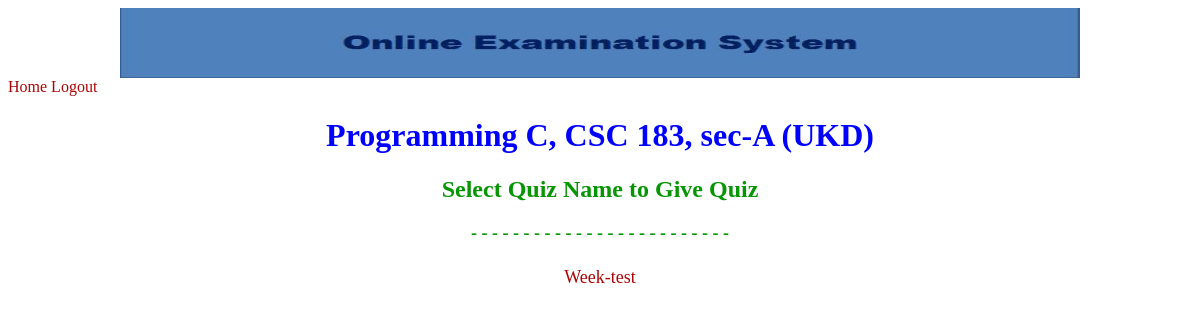
The app's page /user/showtest.php?subid=4 (signed in) with its own data.
### tables this page shows
CREATE TABLE IF NOT EXISTS `subject` (
`sub_id` int(10) NOT NULL,
  `sub_name` varchar(200) NOT NULL
);

CREATE TABLE IF NOT EXISTS `test` (
`test_id` int(10) NOT NULL,
  `sub_id` int(10) NOT NULL,
  `test_name` varchar(50) NOT NULL,
  `total_ques` varchar(50) NOT NULL
);

### user/showtest.php (the view, shortened to what this page needs)
<?php
if(!isset($_SESSION["sess_user"])){
	header("location:index.php");
}
else{
?>
<html>
	<head>
		<link href="index.css" rel="stylesheet" type="text/css">
	</head>
<body>
	<div class="main">
			<div class="header">
				<center><img src="imgs/header.jpg" width="960" height="70" /></center>
				<a href="user_home.php"> Home </a>
				<a href="signout.php"> Logout </a>
			</div>
			<div class="user">
				<center><div class="home">
					<form action="showtest.php" method="post">
						<table>
								<?php
									extract($_GET);
									$rs1=mysql_query("select * from subject where sub_id=$subid");
									$row1=mysql_fetch_array($rs1);
									echo "<h1 align=center><font color=blue> $row1[1]</font></h1>";
								    echo "<h2><font size=5>Select Quiz Name to Give Quiz</font></h2>";
									echo "<h2><font size=4>- - - - - - - - - - - - - - - - - - - - - - - - - </font></h2>";
								   $rs=mysql_query("select * from test where sub_id=$subid");
									echo "<table align=center>";
									while($row=mysql_fetch_array($rs) )
									{
										echo "<tr><td align=center ><a href=quiz.php?testid=$row[0]&subid=$row[1]><font size=4>$row[2]</font></a>";
									}
								?>
						</table>
					</form>
				</div>	</center>
			</div>
	</div>
</body>
</html>
<?php
}
?>

### user/index.css (style rules this page uses)
body { background-color: #00000; }
h2 { color: #069604; }
a { text-decoration:none; color: #AB0404; }
.home { width:960px; }

### records on screen
subject: sub_name "Programming C, CSC 183, sec-A (UKD)"
test: test_name "Week-test"
